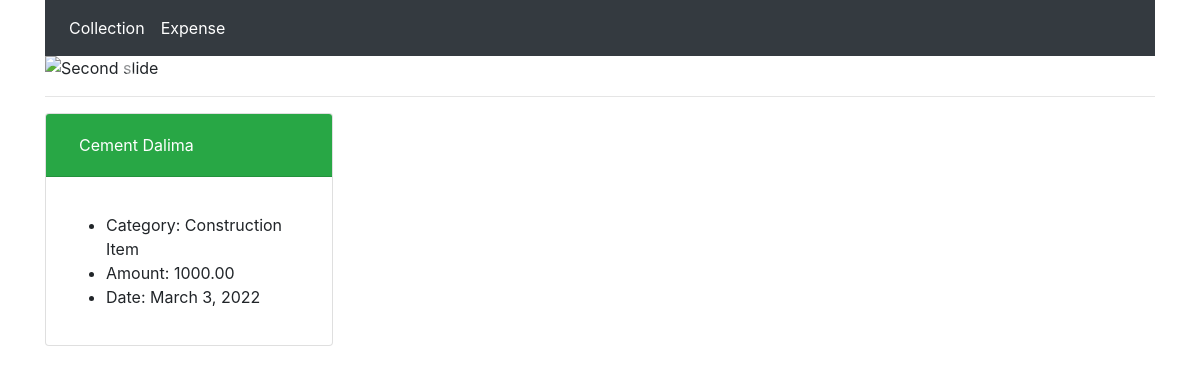
Page /expense/detail/4 on the committed database.
### expense/models.py (models this page shows, shortened)
class Expense(models.Model):
    item_name = models.CharField(null=True, blank=True, max_length=200)
    item_amount = models.DecimalField(null=True, decimal_places=2, max_digits=10)
    item_category = models.CharField(null=True, blank=True, max_length=200)
    expense_date = models.DateField()

### expense/views.py (the view)
# urls.py: path("detail/<pk>", ExpenseDetailView.as_view(), name="expense_detail"),
class ExpenseDetailView(DetailView):
    model = Expense

### templates/expense/expense_detail.html
{% extends "expense/expense_base.html" %}
{% block content %}
<div class="card" style="max-width: 18rem;">
    <div class="card-header bg-success text-white mb-3">
        <button class="btn btn-link text-white" data-toggle="collapse" data-target="#b1">
            {{ object.item_name}}
        </button>
    </div>
    <div id="b1" class="card-body collapse show">
        <ul>
            <li>
                Category: {{object.item_category}}
            </li>
            <li>
                Amount: {{object.item_amount}}
            </li>
            <li>
                Date: {{object.expense_date}}
            </li>
        </ul>
    </div>
</div>
{% endblock %}

### rows in the picture
Expense: item_name "Cement Dalima", item_category "Construction Item", item_amount "1000.00", expense_date "March 3, 2022"
